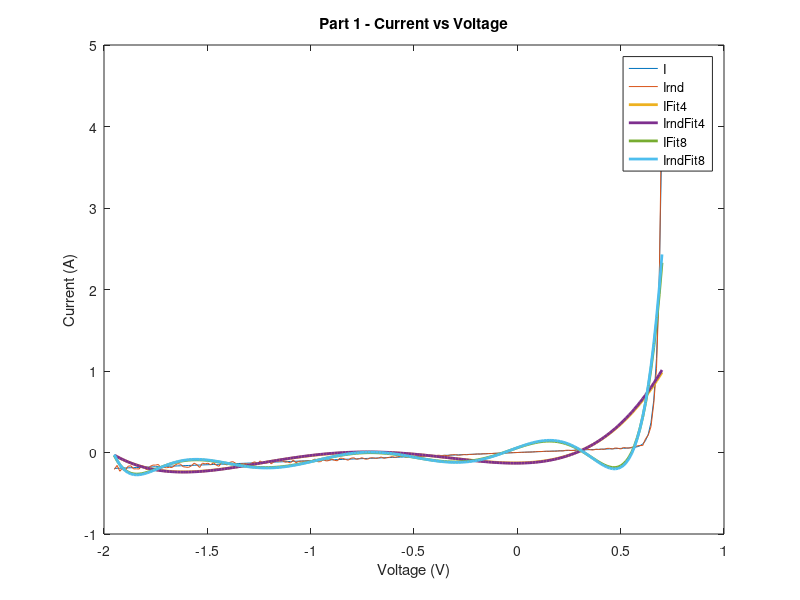
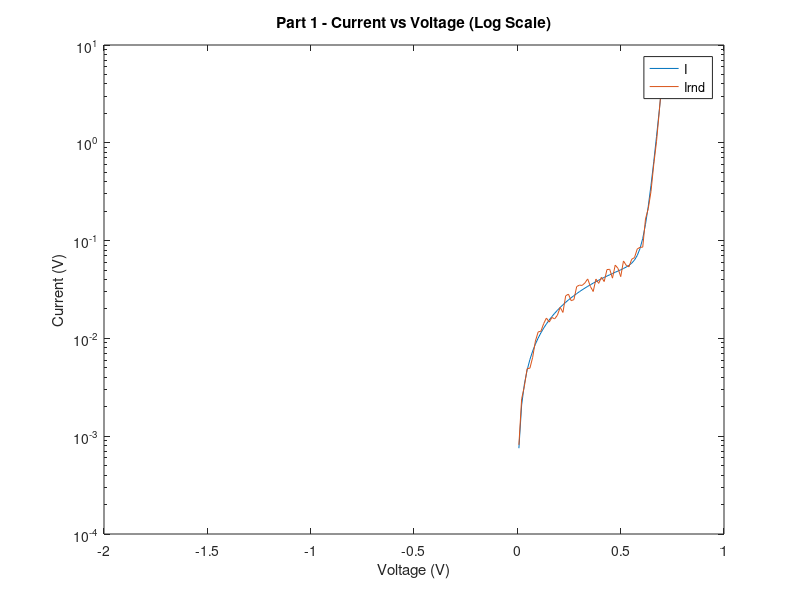

MATLAB code to generate these figures, in order: (Note: this script raises an error after producing the figures.)
%PA 8
clear;
close all;

Is = 0.01e-12; %Amps
Ib = 0.1e-12; %Amps
Vb = 1.3; %Volts
Gp = 0.1; %1/Ohm

%PART 1 ----------------

I = @(x) Is*(exp(1.2*x/0.025)-1)+ Gp * x + Ib*exp(-1.2/0.25*(x+Vb));

VArray = linspace(-1.95,0.7,200);
IArray = I(VArray);
randomMultiplierArray = -.2 + (0.4).* rand(200,1);
randomMultiplierArray = transpose(randomMultiplierArray);
IArray_Random = IArray + IArray.*randomMultiplierArray;

fig1 = figure(1);
plot(VArray, IArray);
hold on;
plot(VArray, IArray_Random);
legend('I', 'Irnd');
xlabel('Voltage (V)');
ylabel('Current (A)');
title('Part 1 - Current vs Voltage');

fig2 = figure(2);
semilogy(VArray,IArray);
hold on;
semilogy(VArray, IArray_Random);
legend('I', 'Irnd');
xlabel('Voltage (V)');
ylabel('Current (V)');
title('Part 1 - Current vs Voltage (Log Scale)');

%PART 2 ----------------
%Fitting
fit4 = polyfit(VArray, IArray, 4);
fit4rnd = polyfit(VArray, IArray_Random, 4);
fit8 = polyfit(VArray, IArray, 8);
fit8rnd = polyfit(VArray, IArray_Random, 8);
%fig3 = figure(3);
figure(1);
plot(VArray, polyval(fit4, VArray),'LineWidth', 2);
hold on;
plot(VArray, polyval(fit4rnd, VArray),'LineWidth', 2);
plot(VArray, polyval(fit8, VArray),'LineWidth', 2);
plot(VArray, polyval(fit8rnd, VArray),'LineWidth', 2);
legend('I', 'Irnd', 'IFit4', 'IrndFit4', 'IFit8', 'IrndFit8');

%swap to log
%set(gca, 'YScale', 'log');

%PART 3 ----------------
%A is Is, B is Gp , C is Ib, D is Vb,

%2 PARAMS: A, C
fo = fittype('A.*(exp(1.2*x/25e-3)-1) + Gp.*x - C*(exp(1.2*(-(x+Vb))/25e-3)-1)');
ff = fit(transpose(VArray),transpose(IArray),fo);
If = ff(VArray);
fig5 = figure(5);
plot(VArray, transpose(If), 'LineWidth', 2);

%3 PARAMS: A, B, C
fo = fittype('A.*(exp(1.2*x/25e-3)-1) + B.*x - C*(exp(1.2*(-(x+Vb))/25e-3)-1)');
ff = fit(transpose(VArray),transpose(IArray),fo);
If = ff(VArray);
hold on; 
plot(VArray, transpose(If), 'LineWidth', 2);

%4 PARAMS: A, B, C, D
fo = fittype('A.*(exp(1.2*x/25e-3)-1) + B.*x - C*(exp(1.2*(-(x+D))/25e-3)-1)');
ff = fit(transpose(VArray),transpose(IArray),fo);
If = ff(VArray);
hold on;
plot(VArray, transpose(If), 'LineWidth', 2);
legend('2 Params', '3 Params', '4 Params');
title('Curve fitting using fit()');
xlabel('Voltage (V)');
ylabel('Current (A)');

%PART 4 -----------------
